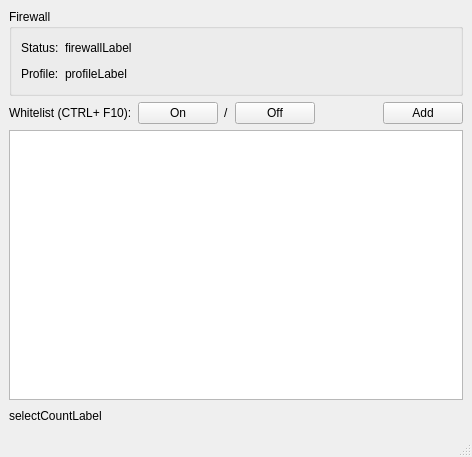
<?xml version="1.0" encoding="UTF-8"?>
<ui version="4.0">
 <class>MainWindow</class>
 <widget class="QMainWindow" name="MainWindow">
  <property name="geometry">
   <rect>
    <x>0</x>
    <y>0</y>
    <width>472</width>
    <height>457</height>
   </rect>
  </property>
  <property name="windowTitle">
   <string>GTA5Online Whitelist</string>
  </property>
  <widget class="QWidget" name="centralwidget">
   <layout class="QVBoxLayout" name="verticalLayout">
    <item>
     <widget class="QGroupBox" name="groupBox">
      <property name="title">
       <string>Firewall</string>
      </property>
      <layout class="QVBoxLayout" name="verticalLayout_2">
       <item>
        <layout class="QHBoxLayout" name="horizontalLayout_3">
         <item>
          <widget class="QLabel" name="label">
           <property name="text">
            <string>Status:</string>
           </property>
          </widget>
         </item>
         <item>
          <widget class="QLabel" name="statusLabel">
           <property name="text">
            <string>firewallLabel</string>
           </property>
          </widget>
         </item>
         <item>
          <spacer name="horizontalSpacer_3">
           <property name="orientation">
            <enum>Qt::Horizontal</enum>
           </property>
           <property name="sizeHint" stdset="0">
            <size>
             <width>40</width>
             <height>20</height>
            </size>
           </property>
          </spacer>
         </item>
        </layout>
       </item>
       <item>
        <layout class="QHBoxLayout" name="horizontalLayout_4">
         <item>
          <widget class="QLabel" name="label_3">
           <property name="text">
            <string>Profile:</string>
           </property>
          </widget>
         </item>
         <item>
          <widget class="QLabel" name="profileLabel">
           <property name="text">
            <string>profileLabel</string>
           </property>
          </widget>
         </item>
         <item>
          <spacer name="horizontalSpacer_4">
           <property name="orientation">
            <enum>Qt::Horizontal</enum>
           </property>
           <property name="sizeHint" stdset="0">
            <size>
             <width>40</width>
             <height>20</height>
            </size>
           </property>
          </spacer>
         </item>
        </layout>
       </item>
      </layout>
     </widget>
    </item>
    <item>
     <layout class="QHBoxLayout" name="horizontalLayout">
      <item>
       <widget class="QLabel" name="label_2">
        <property name="sizePolicy">
         <sizepolicy hsizetype="Maximum" vsizetype="Preferred">
          <horstretch>0</horstretch>
          <verstretch>0</verstretch>
         </sizepolicy>
        </property>
        <property name="text">
         <string>Whitelist (CTRL+ F10):</string>
        </property>
       </widget>
      </item>
      <item>
       <widget class="QPushButton" name="whitelistOnPushButton">
        <property name="sizePolicy">
         <sizepolicy hsizetype="Minimum" vsizetype="Fixed">
          <horstretch>0</horstretch>
          <verstretch>0</verstretch>
         </sizepolicy>
        </property>
        <property name="text">
         <string>On</string>
        </property>
       </widget>
      </item>
      <item>
       <widget class="QLabel" name="label_4">
        <property name="text">
         <string>/</string>
        </property>
       </widget>
      </item>
      <item>
       <widget class="QPushButton" name="whitelistOffPushButton">
        <property name="sizePolicy">
         <sizepolicy hsizetype="Minimum" vsizetype="Fixed">
          <horstretch>0</horstretch>
          <verstretch>0</verstretch>
         </sizepolicy>
        </property>
        <property name="text">
         <string>Off</string>
        </property>
       </widget>
      </item>
      <item>
       <spacer name="horizontalSpacer">
        <property name="orientation">
         <enum>Qt::Horizontal</enum>
        </property>
        <property name="sizeHint" stdset="0">
         <size>
          <width>40</width>
          <height>20</height>
         </size>
        </property>
       </spacer>
      </item>
      <item>
       <widget class="QPushButton" name="addPushButton">
        <property name="text">
         <string>Add</string>
        </property>
       </widget>
      </item>
     </layout>
    </item>
    <item>
     <widget class="QListWidget" name="addressListWidget">
      <property name="selectionMode">
       <enum>QAbstractItemView::ExtendedSelection</enum>
      </property>
     </widget>
    </item>
    <item>
     <layout class="QHBoxLayout" name="horizontalLayout_2">
      <item>
       <widget class="QLabel" name="selectCountLabel">
        <property name="text">
         <string>selectCountLabel</string>
        </property>
       </widget>
      </item>
      <item>
       <spacer name="horizontalSpacer_2">
        <property name="orientation">
         <enum>Qt::Horizontal</enum>
        </property>
        <property name="sizeHint" stdset="0">
         <size>
          <width>40</width>
          <height>20</height>
         </size>
        </property>
       </spacer>
      </item>
     </layout>
    </item>
   </layout>
  </widget>
  <widget class="QMenuBar" name="menubar">
   <property name="geometry">
    <rect>
     <x>0</x>
     <y>0</y>
     <width>472</width>
     <height>21</height>
    </rect>
   </property>
  </widget>
  <widget class="QStatusBar" name="statusbar"/>
 </widget>
 <resources/>
 <connections/>
</ui>
